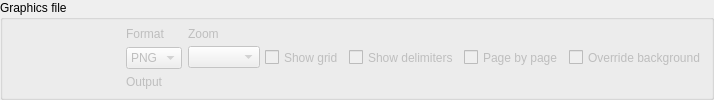
            <widget class="QGroupBox" name="export_to_img_gb">
             <property name="sizePolicy">
              <sizepolicy hsizetype="Expanding" vsizetype="Fixed">
               <horstretch>0</horstretch>
               <verstretch>0</verstretch>
              </sizepolicy>
             </property>
             <property name="focusPolicy">
              <enum>Qt::FocusPolicy::StrongFocus</enum>
             </property>
             <property name="title">
              <string>Graphics file</string>
             </property>
             <layout class="QHBoxLayout" name="horizontalLayout_13">
              <property name="spacing">
               <number>10</number>
              </property>
              <property name="leftMargin">
               <number>5</number>
              </property>
              <property name="topMargin">
               <number>5</number>
              </property>
              <property name="rightMargin">
               <number>5</number>
              </property>
              <property name="bottomMargin">
               <number>5</number>
              </property>
              <item>
               <widget class="QToolButton" name="export_to_img_tb">
                <property name="sizePolicy">
                 <sizepolicy hsizetype="Fixed" vsizetype="Fixed">
                  <horstretch>0</horstretch>
                  <verstretch>0</verstretch>
                 </sizepolicy>
                </property>
                <property name="text">
                 <string/>
                </property>
                <property name="icon">
                 <iconset resource="../../res/resources.qrc">
                  <normaloff>:/images/images/exporttoimg.png</normaloff>:/images/images/exporttoimg.png</iconset>
                </property>
                <property name="iconSize">
                 <size>
                  <width>100</width>
                  <height>40</height>
                 </size>
                </property>
                <property name="checkable">
                 <bool>true</bool>
                </property>
                <property name="checked">
                 <bool>false</bool>
                </property>
                <property name="autoExclusive">
                 <bool>false</bool>
                </property>
                <property name="autoRaise">
                 <bool>true</bool>
                </property>
               </widget>
              </item>
              <item>
               <widget class="QWidget" name="export_to_img_wgt" native="true">
                <property name="enabled">
                 <bool>false</bool>
                </property>
                <property name="sizePolicy">
                 <sizepolicy hsizetype="Preferred" vsizetype="Fixed">
                  <horstretch>0</horstretch>
                  <verstretch>0</verstretch>
                 </sizepolicy>
                </property>
                <property name="minimumSize">
                 <size>
                  <width>0</width>
                  <height>0</height>
                 </size>
                </property>
                <layout class="QVBoxLayout" name="verticalLayout_15">
                 <property name="leftMargin">
                  <number>0</number>
                 </property>
                 <property name="topMargin">
                  <number>0</number>
                 </property>
                 <property name="rightMargin">
                  <number>0</number>
                 </property>
                 <property name="bottomMargin">
                  <number>0</number>
                 </property>
                 <item>
                  <layout class="QHBoxLayout" name="horizontalLayout_3">
                   <item>
                    <layout class="QVBoxLayout" name="verticalLayout_13">
                     <item>
                      <widget class="QLabel" name="img_fmt_lbl">
                       <property name="sizePolicy">
                        <sizepolicy hsizetype="Fixed" vsizetype="Fixed">
                         <horstretch>0</horstretch>
                         <verstretch>0</verstretch>
                        </sizepolicy>
                       </property>
                       <property name="minimumSize">
                        <size>
                         <width>0</width>
                         <height>0</height>
                        </size>
                       </property>
                       <property name="text">
                        <string>Format</string>
                       </property>
                      </widget>
                     </item>
                     <item>
                      <widget class="QComboBox" name="img_fmt_cmb">
                       <property name="sizePolicy">
                        <sizepolicy hsizetype="Fixed" vsizetype="Fixed">
                         <horstretch>0</horstretch>
                         <verstretch>0</verstretch>
                        </sizepolicy>
                       </property>
                       <property name="sizeAdjustPolicy">
                        <enum>QComboBox::SizeAdjustPolicy::AdjustToContents</enum>
                       </property>
                       <item>
                        <property name="text">
                         <string>PNG</string>
                        </property>
                       </item>
                       <item>
                        <property name="text">
                         <string>SVG</string>
                        </property>
                       </item>
                      </widget>
                     </item>
                    </layout>
                   </item>
                   <item>
                    <layout class="QVBoxLayout" name="verticalLayout_14">
                     <property name="spacing">
                      <number>5</number>
                     </property>
                     <property name="topMargin">
                      <number>0</number>
                     </property>
                     <property name="rightMargin">
                      <number>0</number>
                     </property>
                     <property name="bottomMargin">
                      <number>0</number>
                     </property>
                     <item>
                      <widget class="QLabel" name="zoom_lbl">
                       <property name="sizePolicy">
                        <sizepolicy hsizetype="Fixed" vsizetype="Fixed">
                         <horstretch>0</horstretch>
                         <verstretch>0</verstretch>
                        </sizepolicy>
                       </property>
                       <property name="minimumSize">
                        <size>
                         <width>0</width>
                         <height>0</height>
                        </size>
                       </property>
                       <property name="font">
                        <font>
                         <italic>false</italic>
                        </font>
                       </property>
                       <property name="text">
                        <string>Zoom</string>
                       </property>
                      </widget>
                     </item>
                     <item>
                      <layout class="QHBoxLayout" name="horizontalLayout_7">
                       <property name="spacing">
                        <number>5</number>
                       </property>
                       <property name="bottomMargin">
                        <number>0</number>
                       </property>
                       <item>
                        <widget class="QComboBox" name="zoom_cmb">
                         <property name="sizePolicy">
                          <sizepolicy hsizetype="Fixed" vsizetype="Fixed">
                           <horstretch>0</horstretch>
                           <verstretch>0</verstretch>
                          </sizepolicy>
                         </property>
                         <property name="sizeAdjustPolicy">
                          <enum>QComboBox::SizeAdjustPolicy::AdjustToContents</enum>
                         </property>
                         <property name="iconSize">
                          <size>
                           <width>28</width>
                           <height>28</height>
                          </size>
                         </property>
                        </widget>
                       </item>
                       <item>
                        <widget class="QCheckBox" name="show_grid_chk">
                         <property name="sizePolicy">
                          <sizepolicy hsizetype="Fixed" vsizetype="Preferred">
                           <horstretch>0</horstretch>
                           <verstretch>0</verstretch>
                          </sizepolicy>
                         </property>
                         <property name="text">
                          <string>Show grid</string>
                         </property>
                        </widget>
                       </item>
                       <item>
                        <widget class="QCheckBox" name="show_delim_chk">
                         <property name="sizePolicy">
                          <sizepolicy hsizetype="Preferred" vsizetype="Preferred">
                           <horstretch>0</horstretch>
                           <verstretch>0</verstretch>
                          </sizepolicy>
                         </property>
                         <property name="text">
                          <string>Show delimiters</string>
                         </property>
                        </widget>
                       </item>
                       <item>
                        <widget class="QCheckBox" name="page_by_page_chk">
                         <property name="enabled">
                          <bool>false</bool>
                         </property>
                         <property name="sizePolicy">
                          <sizepolicy hsizetype="Preferred" vsizetype="Preferred">
                           <horstretch>0</horstretch>
                           <verstretch>0</verstretch>
                          </sizepolicy>
                         </property>
                         <property name="toolTip">
                          <string>Exporting the model page by page will generate files with a &lt;strong&gt;_p[n]&lt;/strong&gt; suffix where &lt;strong&gt;n&lt;/strong&gt; is the page id. Check if the current user has write permission on output folder.</string>
                         </property>
                         <property name="statusTip">
                          <string/>
                         </property>
                         <property name="text">
                          <string>Page by page</string>
                         </property>
                        </widget>
                       </item>
                       <item>
                        <widget class="QCheckBox" name="override_bg_color_chk">
                         <property name="sizePolicy">
                          <sizepolicy hsizetype="Expanding" vsizetype="Preferred">
                           <horstretch>0</horstretch>
                           <verstretch>0</verstretch>
                          </sizepolicy>
                         </property>
                         <property name="toolTip">
                          <string>&lt;p&gt;By checking this option, pgModeler ignores the original canvas background color and the exported image background will be set to white so the file can be print-ready. The default behavior is to create an output image in which the background follows the canvas background color. In some cases, this behavior may not be desirable mainly if the generated image is for printing. &lt;/p&gt;</string>
                         </property>
                         <property name="text">
                          <string>Override background</string>
                         </property>
                         <property name="checked">
                          <bool>false</bool>
                         </property>
                        </widget>
                       </item>
                      </layout>
                     </item>
                    </layout>
                   </item>
                  </layout>
                 </item>
                 <item>
                  <layout class="QVBoxLayout" name="img_file_lt">
                   <item>
                    <widget class="QLabel" name="image_lbl">
                     <property name="sizePolicy">
                      <sizepolicy hsizetype="Fixed" vsizetype="Fixed">
                       <horstretch>0</horstretch>
                       <verstretch>0</verstretch>
                      </sizepolicy>
                     </property>
                     <property name="minimumSize">
                      <size>
                       <width>0</width>
                       <height>0</height>
                      </size>
                     </property>
                     <property name="text">
                      <string>Output</string>
                     </property>
                    </widget>
                   </item>
                  </layout>
                 </item>
                </layout>
               </widget>
              </item>
             </layout>
            </widget>
